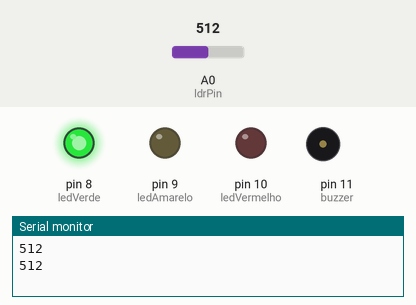
Recording of a sketch running on a simulated Arduino Uno, built with avr-gcc and run on an emulated ATmega328P. Parts: output pins drawn as LEDs (lit = HIGH), buzzer (waves = sounding, pin HIGH), the last lines printed to the serial monitor. Inputs (shaded band) come from the test bench; at power-on: A0 (ldrPin) = 512.

Above: at 1.8 s.
1.9 s: A0 (ldrPin) set to 214
3.4 s: A0 (ldrPin) set to 189
At 5.2 s:
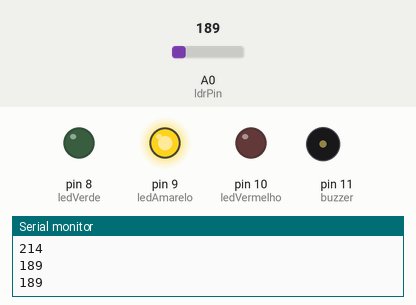
5.5 s: A0 (ldrPin) set to 78
7.2 s: A0 (ldrPin) set to 66
At 8.3 s:
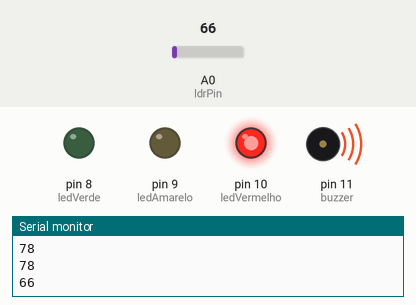
11.3 s: A0 (ldrPin) set to 122
At 12.6 s:
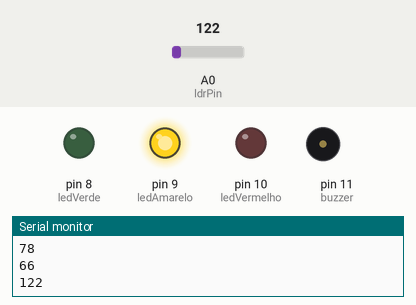
13.5 s: A0 (ldrPin) set to 60
At 17.6 s:
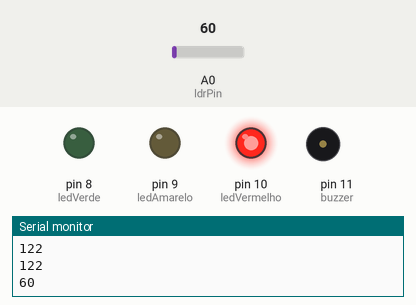
Timing chart, 0 to 18.6 s (numbered marks = the images above; inputs shaded):
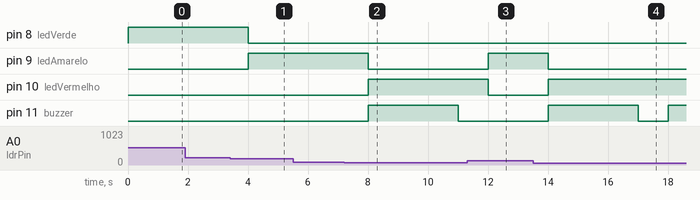

The sketch:

sistemaMonitoramento.ino
```cpp
int ldrPin = A0;
int ledVerde = 8;
int ledAmarelo = 9;
int ledVermelho = 10;
int buzzer = 11;

int valorLuz = 0;

void setup()
{
  pinMode(ledVerde, OUTPUT);
  pinMode(ledAmarelo, OUTPUT);
  pinMode(ledVermelho, OUTPUT);
  pinMode(buzzer, OUTPUT);
  Serial.begin(9600);
}

void loop()
{
valorLuz = analogRead(ldrPin);
Serial.println(valorLuz);
  if (valorLuz > 200) {
    digitalWrite(ledVerde, HIGH);
    digitalWrite(ledAmarelo, LOW);
    digitalWrite(ledVermelho, LOW);
    digitalWrite(buzzer, LOW);
  } else if (valorLuz > 70) {
    digitalWrite(ledVerde, LOW);
    digitalWrite(ledAmarelo, HIGH);
    digitalWrite(ledVermelho, LOW);
    digitalWrite(buzzer, LOW);
  } else if (valorLuz >= 0) {
    digitalWrite(ledVerde, LOW);
    digitalWrite(ledAmarelo, LOW);
    digitalWrite(ledVermelho, HIGH);
    digitalWrite(buzzer, HIGH);
    delay(3000);
    digitalWrite(buzzer, LOW);
  }
  delay(1000);
}
```

Measured:
- the behaviour switches between 201 and 200 on A0 (ldrPin) (found by bisection; images 0 and 1)
- the behaviour switches between 71 and 70 on A0 (ldrPin) (found by bisection; images 1 and 2)
- after the input at 3.4 s, pin 8 (ledVerde): HIGH → LOW after 0.60 s; pin 9 (ledAmarelo): LOW → HIGH after 0.60 s
- after the input at 7.2 s, pin 9 (ledAmarelo): HIGH → LOW after 0.80 s; pin 10 (ledVermelho): LOW → HIGH after 0.80 s; pin 11 (buzzer): LOW → HIGH after 0.80 s, → LOW 3.0 s later
- after the input at 11.3 s, pin 9 (ledAmarelo): LOW → HIGH after 0.70 s; pin 10 (ledVermelho): HIGH → LOW after 0.70 s; pin 11 (buzzer): stays LOW (without the input it goes to HIGH after 0.70 s)
- after the input at 13.5 s, pin 9 (ledAmarelo): HIGH → LOW after 0.50 s; pin 10 (ledVermelho): LOW → HIGH after 0.50 s; pin 11 (buzzer): LOW → HIGH after 0.50 s, → LOW 3.0 s later, → HIGH 1.0 s later
